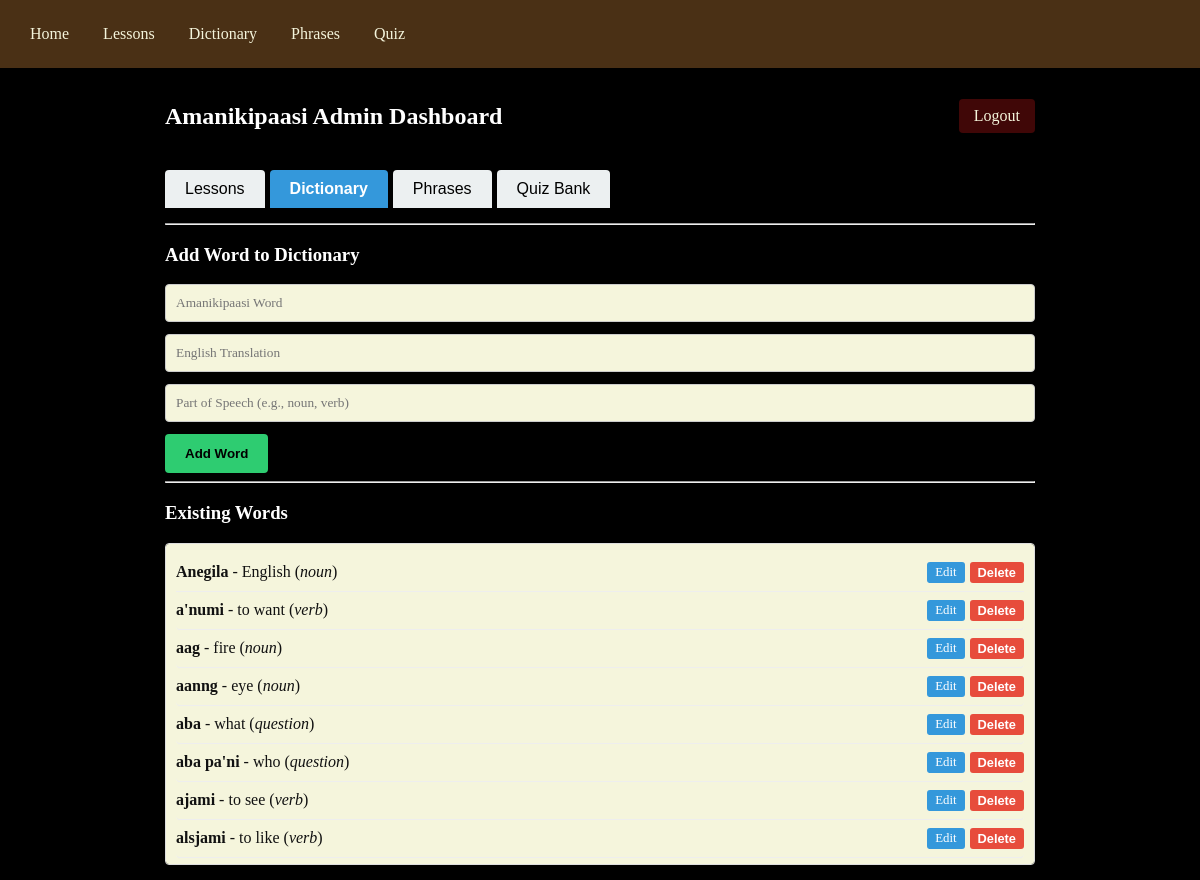
Screenshot of /admin/dashboard?tab=ManageDict (signed in) with the database file from the repository.
### tables this page shows
CREATE TABLE dictionary (
            id INTEGER PRIMARY KEY AUTOINCREMENT,
            amanikipaasi TEXT NOT NULL,
            english TEXT NOT NULL,
            pos TEXT NOT NULL);

### app.py (the view)
@app.route('/admin/dashboard')
def admin_dashboard():
    if not session.get('logged_in'): return redirect(url_for('admin'))
    db = get_db()
    active_tab = request.args.get('tab', 'ManageLessons')
    return render_template(
        'admin_dashboard.html',
        lessons=db.execute('SELECT * FROM lessons ORDER BY sort_order ASC').fetchall(),
        words=db.execute('SELECT * FROM dictionary ORDER BY amanikipaasi ASC').fetchall(),
        phrases=db.execute('SELECT * FROM phrases ORDER BY id DESC LIMIT 1').fetchone(),
        questions=db.execute('SELECT * FROM quiz').fetchall(),
        active_tab=active_tab
    )

### app.py (called while the page is built)
def get_db():
    conn = sqlite3.connect(DATABASE)
    conn.row_factory = sqlite3.Row
    return conn

### templates/admin_dashboard.html (shortened to what this page needs)
{% extends 'base.html' %}
{% block content %}
<div class="dashboard-header">
    <h2>Amanikipaasi Admin Dashboard</h2>
    <a href="{{ url_for('admin_logout') }}" class="logout-btn">Logout</a>
</div>
<div class="tab-menu">
    <button id="btn-ManageLessons" class="tab-btn" onclick="openTab(event, 'ManageLessons')">Lessons</button>
    <button id="btn-ManageDict" class="tab-btn" onclick="openTab(event, 'ManageDict')">Dictionary</button>
    <button id="btn-ManagePhrases" class="tab-btn" onclick="openTab(event, 'ManagePhrases')">Phrases</button>
    <button id="btn-ManageQuiz" class="tab-btn" onclick="openTab(event, 'ManageQuiz')">Quiz Bank</button>
</div>
<hr>
<div id="ManageDict" class="tab-content" style="display:none;">
    <h3>Add Word to Dictionary</h3>
    <form method="POST" action="{{ url_for('add_word') }}">
        <input type="text" name="amanikipaasi" placeholder="Amanikipaasi Word" required><br>
        <input type="text" name="english" placeholder="English Translation" required><br>
        <input type="text" name="pos" placeholder="Part of Speech (e.g., noun, verb)" required><br>
        <button type="submit">Add Word</button>
    </form>
        <hr>
    <h3>Existing Words</h3>
    <div style="max-height: 300px; overflow-y: auto; border: 1px solid #ddd; padding: 10px; background: #fff;">
        {% for word in words %}
        <div style="display:flex; justify-content:space-between; align-items:center; border-bottom:1px solid #eee; padding: 8px 0;">
            <span><strong>{{ word.amanikipaasi }}</strong> - {{ word.english }} (<em>{{ word.pos }}</em>)</span>
            <div style="display: flex; gap: 5px;">
                <a href="{{ url_for('edit_word', id=word.id) }}" style="background: #3498db; color: white; padding: 3px 8px; text-decoration: none; border-radius: 3px; font-size: 0.8rem;">Edit</a>
                <form method="POST" action="{{ url_for('delete_word', id=word.id) }}" style="margin:0;" onsubmit="return confirm('Delete word?');">
                    <button type="submit" style="background: #e74c3c; color: white; padding: 3px 8px; border: none; border-radius: 3px; font-size: 0.8rem; cursor: pointer;">Delete</button>
                </form>
            </div>
        </div>
        {% endfor %}
    </div>
</div>
{% endblock %}

### static/css/style.css (style rules this page uses)
body { font-family: Georgia, Cambria, "Times New Roman", Times, serif; margin: 0; background: #000000; color: #ffffff; }
.dashboard-header { display: flex; justify-content: space-between; align-items: center; margin-bottom: 20px; }
.logout-btn { background: #400707; color: #f5f5dc; text-decoration: none; padding: 8px 15px; border-radius: 4px; }
.tab-content form input, .tab-content form textarea, .tab-content form select { width: 100%; padding: 10px; margin-bottom: 12px; border: 1px solid #4a3015; border-radius: 4px; box-sizing: border-box; font-family: inherit; background-color: #f5f5dc !important; color: #111111 !important; }
.tab-content ul li, .tab-content div[style*="background"], .tab-content .item-row, .tab-content div + div { background-color: #f5f5dc !important; color: #111111 !important; border-radius: 4px; }
.tab-content li, .tab-content p, .tab-content span { color: #111111; }
.tab-menu { display: flex; gap: 5px; margin-bottom: 15px; overflow-x: auto; }
.tab-btn { background: #ecf0f1; border: none; padding: 10px 20px; cursor: pointer; border-radius: 4px 4px 0 0; font-size: 1rem; }
.tab-btn.active { background: #3498db; color: white; font-weight: bold; }
.tab-content form input, .tab-content form textarea, .tab-content form select { width: 100%; padding: 10px; margin-bottom: 12px; border: 1px solid #ccc; border-radius: 4px; box-sizing: border-box; font-family: inherit; color: #000; }
.tab-content form button, .admin-login-box button { background: #2ecc71; color: #000000; border: none; padding: 12px 20px; border-radius: 4px; cursor: pointer; font-weight: bold; }

### rows the page displays
dictionary: amanikipaasi "Anegila", english "English", pos "noun"
dictionary: amanikipaasi "a'numi", english "to want", pos "verb"
dictionary: amanikipaasi "aag", english "fire", pos "noun"
dictionary: amanikipaasi "aanng", english "eye", pos "noun"
dictionary: amanikipaasi "aba", english "what", pos "question"
dictionary: amanikipaasi "aba pa'ni", english "who", pos "question"
dictionary: amanikipaasi "ajami", english "to see", pos "verb"
dictionary: amanikipaasi "alsjami", english "to like", pos "verb"
